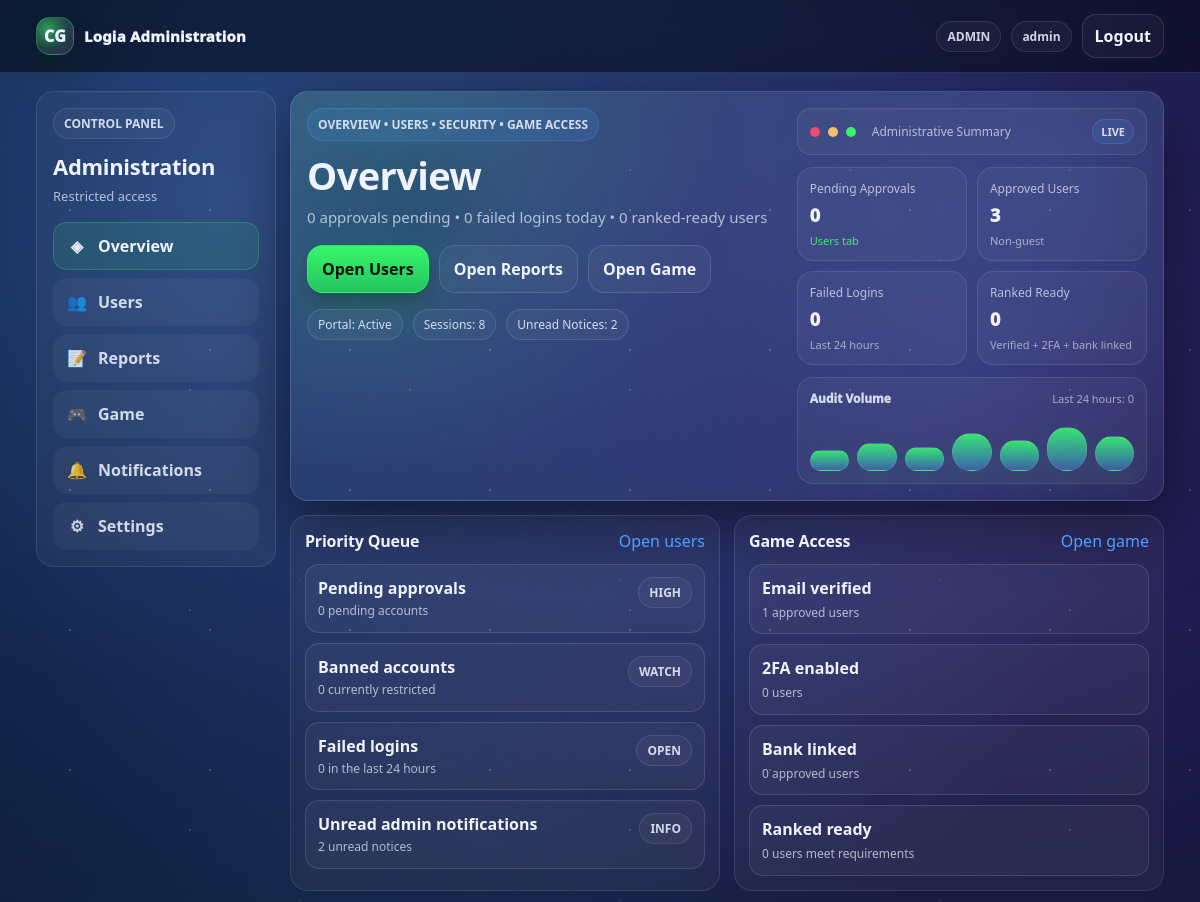
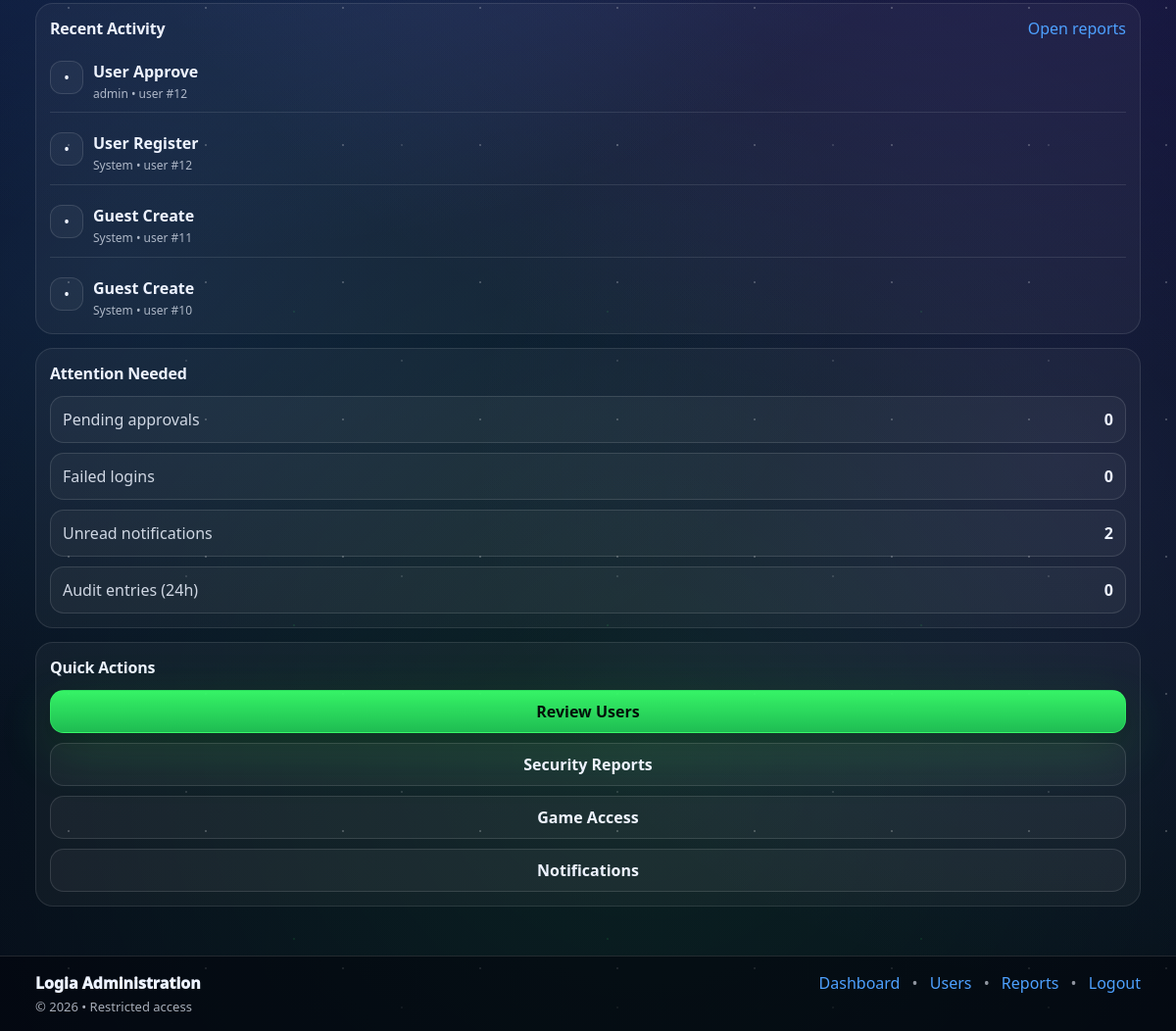
/admin/index.php (signed in), run on an earlier commit of the app's database (2 pictures, top to bottom).
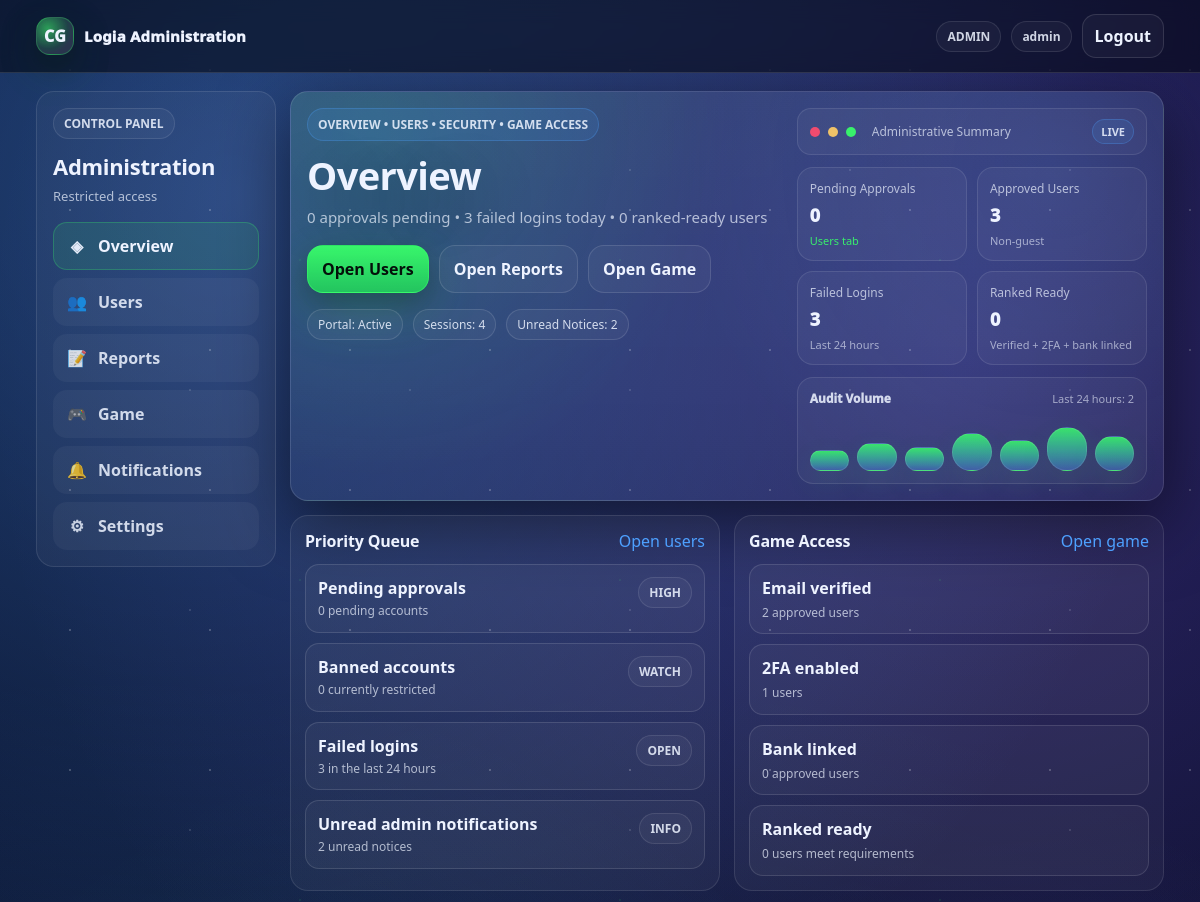
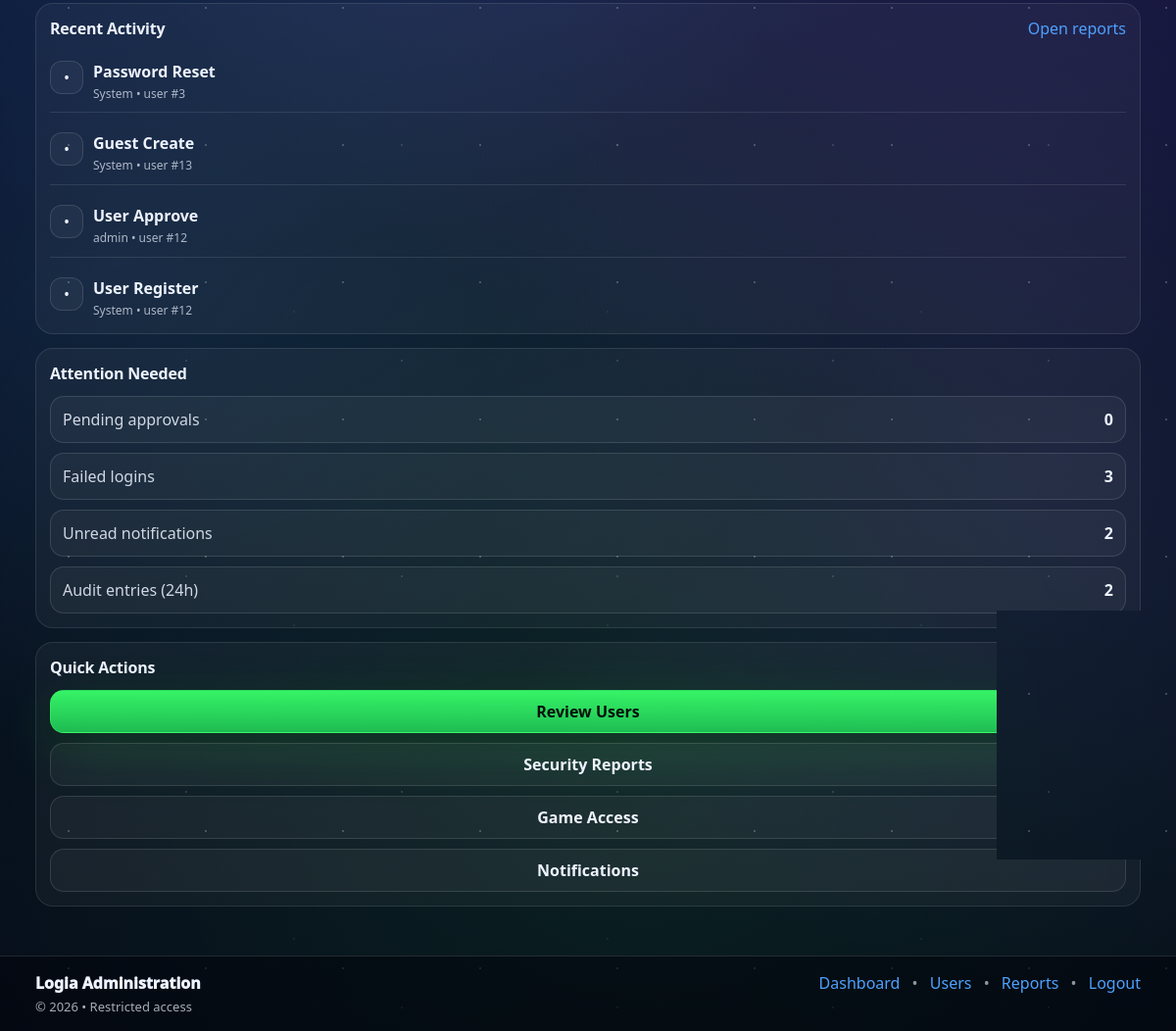
And on a later commit of the database (2 pictures, top to bottom).
### tables this page shows
CREATE TABLE `audit_logs` (
  `id` bigint UNSIGNED NOT NULL,
  `actor_user_id` bigint UNSIGNED DEFAULT NULL,
  `action` varchar(64) NOT NULL,
  `target_type` varchar(32) NOT NULL,
  `target_id` bigint UNSIGNED DEFAULT NULL,
  `metadata_json` json DEFAULT NULL,
  `ip_address` varbinary(16) DEFAULT NULL,
  `created_at` datetime NOT NULL DEFAULT CURRENT_TIMESTAMP
);

CREATE TABLE `users` (
  `id` bigint UNSIGNED NOT NULL,
  `username` varchar(32) NOT NULL,
  `email` varchar(255) NOT NULL,
  `password_hash` varchar(255) NOT NULL,
  `display_name` varchar(64) DEFAULT NULL,
  `email_verified_at` datetime DEFAULT NULL,
  `failed_login_attempts` int NOT NULL DEFAULT '0',
  `security_challenge_required` tinyint(1) NOT NULL DEFAULT '0',
  `last_failed_login_at` datetime DEFAULT NULL,
  `approval_status` enum('pending','approved','rejected') NOT NULL DEFAULT 'pending',
  `approved_by` bigint UNSIGNED DEFAULT NULL,
  `approved_at` datetime DEFAULT NULL,
  `rejected_reason` varchar(255) DEFAULT NULL,
  `is_active` tinyint(1) NOT NULL DEFAULT '1',
  `is_guest` tinyint(1) NOT NULL DEFAULT '0',
  `banned_until` datetime DEFAULT NULL,
  `bank_link_status` enum('none','pending','linked','failed') NOT NULL DEFAULT 'none',
  `bank_linked_at` datetime DEFAULT NULL,
  `appearance_mode` enum('default','dark','light') NOT NULL DEFAULT 'default',
  `last_login_at` datetime DEFAULT NULL,
  `created_at` datetime NOT NULL DEFAULT CURRENT_TIMESTAMP,
  `updated_at` datetime NOT NULL DEFAULT CURRENT_TIMESTAMP ON UPDATE CURRENT_TIMESTAMP,
  `level` int DEFAULT '1',
  `exp` int DEFAULT '0',
  `exp_to_next` int DEFAULT '100',
  `credits` int DEFAULT '0',
  `matches_played` int DEFAULT '0',
  `matches_won` int DEFAULT '0',
  `bio` text,
  `avatar_path` varchar(255) DEFAULT NULL,
  `favorite_deck` varchar(100) DEFAULT NULL,
  `tagline` varchar(120) DEFAULT NULL
);

### includes/helpers.php (called while the page is built, shortened)
<?php
function h($s): string {
  return htmlspecialchars((string)$s, ENT_QUOTES, 'UTF-8');
}
function base_path(): string {
  return '/cardgame';
}

### includes/auth.php (called while the page is built, shortened)
<?php
require_once __DIR__ . '/db.php';
require_once __DIR__ . '/helpers.php';
function current_user(): ?array {
  global $mysqli;
  $uid = (int)($_SESSION['user_id'] ?? 0);
  load_user_into_session($mysqli, $uid);
  return $_SESSION['user'] ?? null;
}
function load_user_into_session(mysqli $mysqli, int $uid): void {
  $stmt = $mysqli->prepare("
    SELECT id, username, email, display_name,
          avatar_path, bio, favorite_deck, tagline, appearance_mode,
          is_active, is_guest,
          approval_status, email_verified_at,
          bank_link_status, banned_until, last_login_at,
          level, exp, exp_to_next, credits, matches_played, matches_won,
          created_at
    FROM users
    WHERE id = ?
    LIMIT 1
  ");
  $stmt->bind_param("i", $uid);
  $stmt->execute();
  $u = $stmt->get_result()->fetch_assoc();
}

### admin/index.php (the view, shortened to what the changed rows need)
<?php
require_once __DIR__ . "/../includes/helpers.php";
require_once __DIR__ . "/../includes/auth.php";
$user = current_user();
$bp  = base_path();
$user = current_user();
$adminId   = (int)($user['id'] ?? 0);
function scalar_query(mysqli $mysqli, string $sql, string $types = '', ...$params): int {
  $stmt = $mysqli->prepare($sql);
  if ($types !== '') {
    $stmt->bind_param($types, ...$params);
  }
  $stmt->execute();
  $stmt->bind_result($value);
  return (int)$value;
}
function recent_audit_rows(mysqli $mysqli, int $limit = 4): array {
  $sql = "
    SELECT
      a.action,
      a.target_type,
      a.target_id,
      a.created_at,
      u.username AS actor_name
    FROM audit_logs a
    LEFT JOIN users u ON u.id = a.actor_user_id
    ORDER BY a.created_at DESC
    LIMIT ?
  ";
  $stmt = $mysqli->prepare($sql);
  $stmt->bind_param("i", $limit);
  $stmt->execute();
  $res = $stmt->get_result();
  $rows = $res ? $res->fetch_all(MYSQLI_ASSOC) : [];
  return $rows;
}
function nice_action_label(?string $action): string {
  $action = strtoupper(trim((string)$action));
  return match ($action) {
    'ROLE_GRANT'        => 'Role granted',
    'ROLE_REVOKE'       => 'Role revoked',
    'LOGIN_SUCCESS'     => 'Login success',
    'LOGIN_FAILED'      => 'Login failed',
    'APPROVAL_APPROVE'  => 'User approved',
    'APPROVAL_REJECT'   => 'User rejected',
    'PENALTY_APPLY'     => 'Penalty applied',
    'PENALTY_REMOVE'    => 'Penalty removed',
    default             => ucwords(strtolower(str_replace('_', ' ', $action))),
  };
}
function nice_target_label(?string $targetType, $targetId): string {
  $targetType = trim((string)$targetType);
  return $targetType . ' #' . $targetId;
}
$pendingApprovals = scalar_query(
  $mysqli,
  "SELECT COUNT(*) FROM users WHERE approval_status='pending' AND is_guest=0"
);
$approvedUsers = scalar_query(
  $mysqli,
  "SELECT COUNT(*) FROM users WHERE approval_status='approved' AND is_guest=0"
);
$guestUsers = scalar_query(
  $mysqli,
  "SELECT COUNT(*) FROM users WHERE is_guest=1"
);
$bannedUsers = scalar_query(
  $mysqli,
  "SELECT COUNT(*) FROM users WHERE banned_until IS NOT NULL AND banned_until > NOW()"
);
$failedLogins24h = scalar_query(
  $mysqli,
  "SELECT COUNT(*) FROM login_attempts WHERE success=0 AND created_at >= (NOW() - INTERVAL 1 DAY)"
);
$activeSessions = scalar_query(
  $mysqli,
  "SELECT COUNT(*) FROM auth_sessions WHERE revoked_at IS NULL AND expires_at > NOW()"
);
$audit24h = scalar_query(
  $mysqli,
  "SELECT COUNT(*) FROM audit_logs WHERE created_at >= (NOW() - INTERVAL 1 DAY)"
);
$unreadAdminNotifications = scalar_query(
  $mysqli,
  "SELECT COUNT(*) FROM dashboard_notifications WHERE user_id=? AND is_read=0",
  "i",
  $adminId
);
$emailVerifiedUsers = scalar_query(
  $mysqli,
  "SELECT COUNT(*) FROM users WHERE email_verified_at IS NOT NULL AND approval_status='approved' AND is_guest=0"
);
$twoFactorEnabled = scalar_query(
  $mysqli,
  "SELECT COUNT(*) FROM two_factor_secrets WHERE is_enabled=1"
);
$bankLinkedUsers = scalar_query(
  $mysqli,
  "SELECT COUNT(*) FROM users WHERE bank_link_status='linked' AND approval_status='approved' AND is_guest=0"
);
$rankedReadyUsers = scalar_query(
  $mysqli,
  "SELECT COUNT(*)
   FROM users u
   INNER JOIN two_factor_secrets t ON t.user_id = u.id
   WHERE u.is_guest=0
     AND u.is_active=1
     AND u.approval_status='approved'
     AND u.email_verified_at IS NOT NULL
     AND u.bank_link_status='linked'
     AND t.is_enabled=1
     AND (u.banned_until IS NULL OR u.banned_until <= NOW())"
);
$recentAudit = recent_audit_rows($mysqli, 4);
?>
<!doctype html>
<html lang="en">
<head>
  <link rel="stylesheet" href="<?= h($bp) ?>/assets/style.css"/>
  <link rel="stylesheet" href="<?= h($bp) ?>/assets/hub.css"/>
</head>
<body class="hub adminhub">
  <main class="container">
    <section class="admin-shell">
      <aside class="admin-side card-soft">
        <div class="admin-side__head">
          <h2>Administration</h2>
        </div>
      </aside>
      <section class="admin-main">
        <article class="admin-hero card">
          <div class="admin-hero__copy">
            <div class="chip">OVERVIEW • USERS • SECURITY • GAME ACCESS</div>
            <h1>Overview</h1>
            <p class="lead">
              <?= h((string)$pendingApprovals) ?> approvals pending •
              <?= h((string)$failedLogins24h) ?> failed logins today •
              <?= h((string)$rankedReadyUsers) ?> ranked-ready users
            </p>
            <div class="cta">
              <a class="btn btn-primary btn-lg" href="<?= h($bp) ?>/admin/users.php">Open Users</a>
              <a class="btn btn-ghost btn-lg" href="<?= h($bp) ?>/admin/reports.php">Open Reports</a>
              <a class="btn btn-ghost btn-lg" href="<?= h($bp) ?>/admin/game.php">Open Game</a>
            </div>
            <div class="hero__notes">
              <span class="note">Portal: Active</span>
              <span class="note">Sessions: <?= h((string)$activeSessions) ?></span>
              <span class="note">Unread Notices: <?= h((string)$unreadAdminNotifications) ?></span>
            </div>
          </div>
          <div class="admin-hero__panel">
            <div class="statpanel">
              <div class="statgrid">
                <div class="stat">
                  <div class="stat__label">Failed Logins</div>
                  <div class="stat__value"><?= h((string)$failedLogins24h) ?></div>
                  <div class="stat__delta">Last 24 hours</div>
                </div>
              </div>
              <div class="spark">
                <div class="spark__head">
                  <div class="spark__title">Audit Volume</div>
                  <div class="spark__hint">Last 24 hours: <?= h((string)$audit24h) ?></div>
                </div>
              </div>
            </div>
          </div>
        </article>
        <section class="admin-blocks">
          <article class="admin-panel card-soft">
            <div class="admin-panel__head">
              <h2>Priority Queue</h2>
            </div>
            <div class="queue-list">
              <div class="queue-item">
                <div class="queue-item__main">
                  <div class="queue-item__title">Failed logins</div>
                  <div class="queue-item__meta"><?= h((string)$failedLogins24h) ?> in the last 24 hours</div>
                </div>
              </div>
            </div>
          </article>
          <article class="admin-panel card-soft">
            <div class="admin-panel__head">
              <h2>Game Access</h2>
            </div>
            <div class="note-list">
              <div class="note-row">
                <div class="note-row__title">Email verified</div>
                <div class="note-row__meta"><?= h((string)$emailVerifiedUsers) ?> approved users</div>
              </div>
              <div class="note-row">
                <div class="note-row__title">2FA enabled</div>
                <div class="note-row__meta"><?= h((string)$twoFactorEnabled) ?> users</div>
              </div>
            </div>
          </article>
        </section>
      </section>
      <aside class="admin-right">
        <article class="admin-panel card-soft">
          <div class="admin-panel__head">
            <h2>Recent Activity</h2>
          </div>
          <div class="activity-list">
            <?php if (!$recentAudit): ?>
              <div class="activity-item">
                <div class="activity-item__icon">•</div>
                <div>
                  <div class="activity-item__title">No recent audit activity</div>
                  <div class="activity-item__meta">New actions will appear here.</div>
                </div>
              </div>
            <?php else: ?>
              <?php foreach ($recentAudit as $row): ?>
                <div class="activity-item">
                  <div class="activity-item__icon">•</div>
                  <div>
                    <div class="activity-item__title">
                      <?= h(nice_action_label($row['action'] ?? '')) ?>
                    </div>
                    <div class="activity-item__meta">
                      <?= h(($row['actor_name'] ?: 'System') . ' • ' . nice_target_label($row['target_type'] ?? '', $row['target_id'] ?? null)) ?>
                    </div>
                  </div>
                </div>
              <?php endforeach; ?>
            <?php endif; ?>
          </div>
        </article>
        <article class="admin-panel card-soft">
          <div class="admin-panel__head">
            <h2>Attention Needed</h2>
          </div>
          <div class="attention-list">
            <div class="attention-item">
              <span>Failed logins</span>
              <strong><?= h((string)$failedLogins24h) ?></strong>
            </div>
            <div class="attention-item">
              <span>Audit entries (24h)</span>
              <strong><?= h((string)$audit24h) ?></strong>
            </div>
          </div>
        </article>
        <article class="admin-panel card-soft">
          <div class="admin-panel__head">
            <h2>Quick Actions</h2>
          </div>
        </article>
      </aside>
    </section>
  </main>
</body>
</html>

What changed in the data, as far as the page shows it:
no longer on this page (row unchanged): audit_logs: action "Guest Create", target_id "System • user #11"
no longer on this page (row unchanged): audit_logs: action "Guest Create", target_id "System • user #10"
added audit_logs: action "Password Reset", target_id "System • user #3"
added audit_logs: action "Guest Create", target_id "System • user #13"
Also different on the page:
$failedLogins24h: "0" → "3"
$activeSessions: "8" → "4"
$audit24h: "0" → "2"
$emailVerifiedUsers: "1" → "2"
$twoFactorEnabled: "0" → "1"
